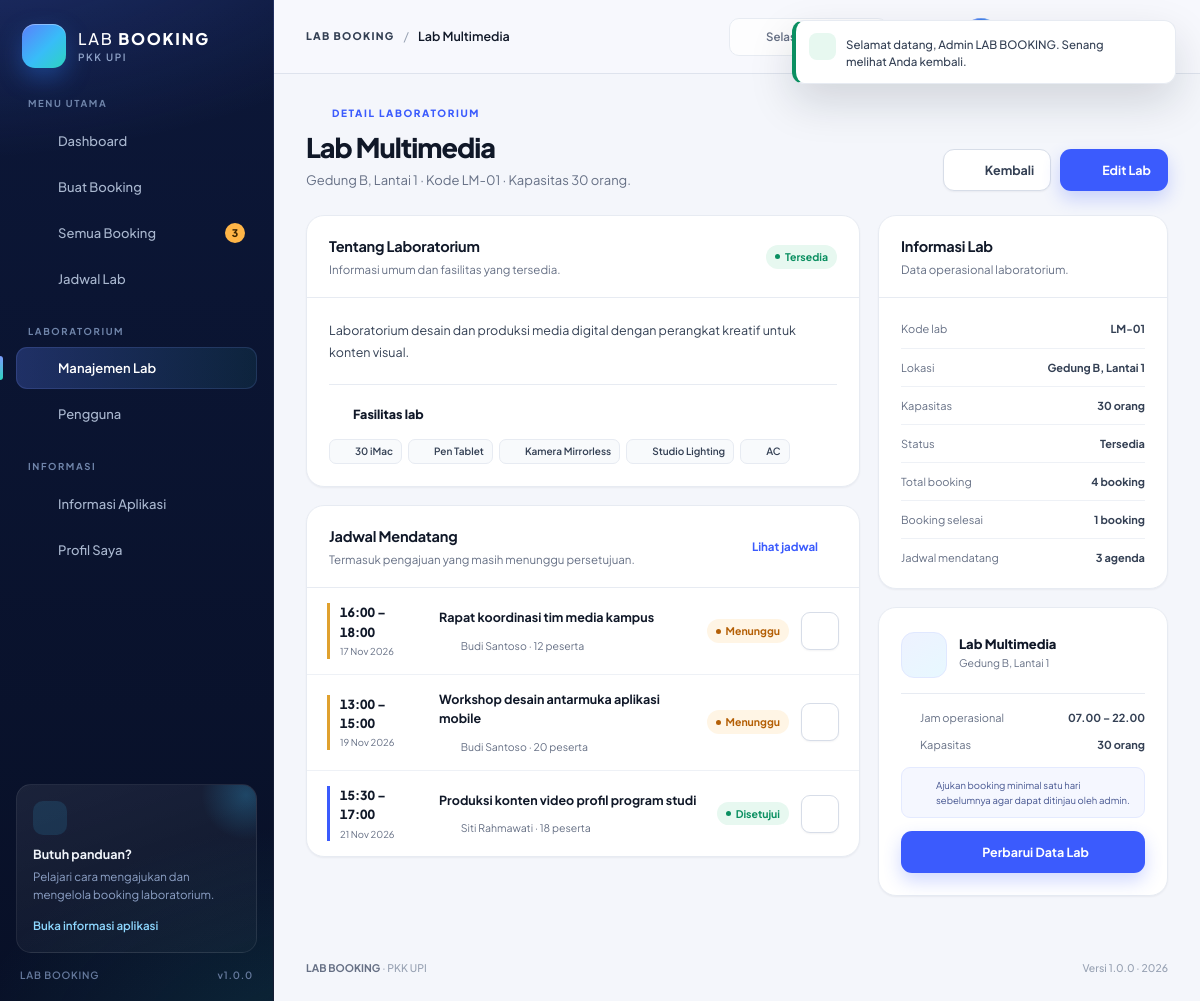
The app's page /labs/view.php?id=3 (signed in) with its own data.
### tables this page shows
CREATE TABLE `labs` (
    `id`          INT UNSIGNED NOT NULL AUTO_INCREMENT,
    `name`        VARCHAR(120) NOT NULL,
    `code`        VARCHAR(20) NOT NULL,
    `description` TEXT DEFAULT NULL,
    `location`    VARCHAR(150) NOT NULL,
    `capacity`    SMALLINT UNSIGNED NOT NULL DEFAULT 1,
    `facilities`  TEXT DEFAULT NULL,
    `status`      ENUM('active', 'inactive') NOT NULL DEFAULT 'active',
    `created_at`  DATETIME NOT NULL DEFAULT CURRENT_TIMESTAMP,
    `updated_at`  DATETIME NOT NULL DEFAULT CURRENT_TIMESTAMP ON UPDATE CURRENT_TIMESTAMP,
    PRIMARY KEY (`id`),
    UNIQUE KEY `uq_labs_code` (`code`),
    KEY `idx_labs_status` (`status`)
);

CREATE TABLE `bookings` (
    `id`           INT UNSIGNED NOT NULL AUTO_INCREMENT,
    `booking_code` VARCHAR(24) NOT NULL,
    `user_id`      INT UNSIGNED NOT NULL,
    `lab_id`       INT UNSIGNED NOT NULL,
    `booking_date` DATE NOT NULL,
    `start_time`   TIME NOT NULL,
    `end_time`     TIME NOT NULL,
    `purpose`      VARCHAR(255) NOT NULL,
    `participants` SMALLINT UNSIGNED NOT NULL DEFAULT 1,
    `status`       ENUM('pending', 'approved', 'rejected', 'cancelled', 'completed') NOT NULL DEFAULT 'pending',
    `admin_note`   TEXT DEFAULT NULL,
    `reviewed_by`  INT UNSIGNED DEFAULT NULL,
    `reviewed_at`  DATETIME DEFAULT NULL,
    `created_at`   DATETIME NOT NULL DEFAULT CURRENT_TIMESTAMP,
    `updated_at`   DATETIME NOT NULL DEFAULT CURRENT_TIMESTAMP ON UPDATE CURRENT_TIMESTAMP,
    PRIMARY KEY (`id`),
    UNIQUE KEY `uq_bookings_code` (`booking_code`),
    KEY `idx_bookings_lab_date` (`lab_id`, `booking_date`, `start_time`, `end_time`),
    KEY `idx_bookings_user` (`user_id`),
    KEY `idx_bookings_status` (`status`),
    KEY `idx_bookings_date` (`booking_date`),
    CONSTRAINT `fk_bookings_user`
        FOREIGN KEY (`user_id`) REFERENCES `users` (`id`)
        ON UPDATE CASCADE ON DELETE RESTRICT,
    CONSTRAINT `fk_bookings_lab`
        FOREIGN KEY (`lab_id`) REFERENCES `labs` (`id`)
        ON UPDATE CASCADE ON DELETE RESTRICT,
    CONSTRAINT `fk_bookings_reviewer`
        FOREIGN KEY (`reviewed_by`) REFERENCES `users` (`id`)
        ON UPDATE CASCADE ON DELETE SET NULL
);

CREATE TABLE `users` (
    `id`         INT UNSIGNED NOT NULL AUTO_INCREMENT,
    `name`       VARCHAR(100) NOT NULL,
    `email`      VARCHAR(150) NOT NULL,
    `password`   VARCHAR(255) NOT NULL,
    `role`       ENUM('admin', 'user') NOT NULL DEFAULT 'user',
    `phone`      VARCHAR(30) DEFAULT NULL,
    `department` VARCHAR(120) DEFAULT NULL,
    `status`     ENUM('active', 'inactive') NOT NULL DEFAULT 'active',
    `created_at` DATETIME NOT NULL DEFAULT CURRENT_TIMESTAMP,
    `updated_at` DATETIME NOT NULL DEFAULT CURRENT_TIMESTAMP ON UPDATE CURRENT_TIMESTAMP,
    PRIMARY KEY (`id`),
    UNIQUE KEY `uq_users_email` (`email`),
    KEY `idx_users_role` (`role`),
    KEY `idx_users_status` (`status`)
);

### labs/view.php (the view, shortened to what the rows shown need)
<?php
require_once __DIR__ . '/../includes/functions.php';
require_login();
$user = current_user();
$isAdmin = $user['role'] === 'admin';
$labId = (int) get('id');
$lab = q('SELECT * FROM labs WHERE id = ? LIMIT 1', [$labId])->fetch();
$allowedStatuses = $isAdmin ? ['pending', 'approved'] : ['approved'];
$statusPlaceholders = implode(',', array_fill(0, count($allowedStatuses), '?'));
$upcoming = q(
    "SELECT b.*, u.name AS user_name
     FROM bookings b
     JOIN users u ON u.id = b.user_id
     WHERE b.lab_id = ?
       AND b.booking_date >= CURDATE()
       AND b.status IN ($statusPlaceholders)
     ORDER BY b.booking_date ASC, b.start_time ASC
     LIMIT 8",
    array_merge([$labId], $allowedStatuses)
)->fetchAll();
$facilities = facility_list($lab['facilities']);
require __DIR__ . '/../includes/header.php';
?>
<div class="page-head">
    <div class="page-head-text">
        <span class="page-eyebrow"><?= icon('flask') ?>Detail Laboratorium</span>
        <h1 class="page-title"><?= e($lab['name']) ?></h1>
        <p class="page-subtitle"><?= e($lab['location']) ?> · Kode <?= e($lab['code']) ?> · Kapasitas <?= (int) $lab['capacity'] ?> orang.</p>
    </div>
</div>
<div class="detail-grid">
    <div class="dash-stack">
        <section class="card">
            <div class="card-header">
                <div class="card-heading">
                    <h2 class="card-title">Tentang Laboratorium</h2>
                </div>
            </div>
            <div class="card-body">
                <p class="prose-block"><?= e($lab['description'] ?: 'Belum ada deskripsi untuk laboratorium ini.') ?></p>
                <div class="form-section" style="margin-top:20px">
                    <div class="form-section-title"><?= icon('layers') ?>Fasilitas lab</div>
                    <?php if ($facilities !== []): ?>
                        <div class="chip-row">
                            <?php foreach ($facilities as $facility): ?>
                                <span class="chip"><?= icon('check') ?><?= e($facility) ?></span>
                            <?php endforeach; ?>
                        </div>
                    <?php else: ?>
                        <p class="field-hint">Fasilitas laboratorium belum dicatat.</p>
                    <?php endif; ?>
                </div>
            </div>
        </section>
        <section class="card">
            <div class="card-header">
                <div class="card-heading">
                    <h2 class="card-title">Jadwal Mendatang</h2>
                </div>
            </div>
            <?php if ($upcoming === []): ?>
                <div class="empty-state" style="padding:36px 22px">
                    <div class="empty-icon"><?= icon('calendar') ?></div>
                    <h3>Belum ada jadwal mendatang</h3>
                    <p>Laboratorium ini masih tersedia untuk diajukan pada tanggal yang Anda inginkan.</p>
                    <?php if ($lab['status'] === 'active' && !$isAdmin): ?>
                        <a class="btn btn-primary btn-sm" href="<?= e(url('bookings/create.php?lab_id=' . (int) $lab['id'])) ?>"><?= icon('plus') ?>Ajukan booking</a>
                    <?php endif; ?>
                </div>
            <?php else: ?>
                <div class="schedule-list">
                    <?php foreach ($upcoming as $booking): ?>
                        <div class="schedule-row">
                            <div class="schedule-row-time<?= $booking['status'] === 'pending' ? ' is-pending' : '' ?>">
                                <strong><?= e(format_time_range($booking['start_time'], $booking['end_time'])) ?></strong>
                                <span><?= e(format_date($booking['booking_date'])) ?></span>
                            </div>
                            <div class="schedule-row-main">
                                <strong><?= e($booking['purpose']) ?></strong>
                                <p><?= icon('user') ?> <?= e($booking['user_name']) ?> · <?= (int) $booking['participants'] ?> peserta</p>
                            </div>
                            <div class="schedule-row-meta">
                                <?= booking_status_badge($booking['status']) ?>
                                <?php if ($isAdmin): ?>
                                    <a class="btn btn-icon btn-sm btn-secondary" href="<?= e(url('bookings/view.php?id=' . (int) $booking['id'])) ?>" title="Lihat booking" aria-label="Lihat booking">
                                        <?= icon('arrow-up-right') ?>
                                    </a>
                                <?php endif; ?>
                            </div>
                        </div>
                    <?php endforeach; ?>
                </div>
            <?php endif; ?>
        </section>
    </div>
    <div class="dash-stack">
        <section class="card">
            <div class="card-header">
                <div class="card-heading">
                    <h2 class="card-title">Informasi Lab</h2>
                </div>
            </div>
            <div class="card-body">
                <div class="info-table">
                    <div class="info-row">
                        <span>Kode lab</span>
                        <strong><?= e($lab['code']) ?></strong>
                    </div>
                    <div class="info-row">
                        <span>Lokasi</span>
                        <strong><?= e($lab['location']) ?></strong>
                    </div>
                    <div class="info-row">
                        <span>Kapasitas</span>
                        <strong><?= (int) $lab['capacity'] ?> orang</strong>
                    </div>
                </div>
            </div>
        </section>
        <section class="card">
            <div class="card-body">
                <div class="summary-lab">
                    <div>
                        <strong><?= e($lab['name']) ?></strong>
                        <span><?= e($lab['location']) ?></span>
                    </div>
                </div>
                <?php if ($lab['status'] === 'active'): ?>
                    <div class="summary-list">
                        <div class="summary-row">
                            <span><?= icon('clock') ?>Jam operasional</span>
                            <strong>07.00 – 22.00</strong>
                        </div>
                        <div class="summary-row">
                            <span><?= icon('users') ?>Kapasitas</span>
                            <strong><?= (int) $lab['capacity'] ?> orang</strong>
                        </div>
                    </div>
                    <div class="booking-note" style="margin-bottom:13px">
                        <?= icon('info') ?>
                        <span>Ajukan booking minimal satu hari sebelumnya agar dapat ditinjau oleh admin.</span>
                    </div>
                    <?php if ($isAdmin): ?>
                        <a class="btn btn-primary btn-block" href="<?= e(url('labs/edit.php?id=' . (int) $lab['id'])) ?>"><?= icon('edit') ?>Perbarui Data Lab</a>
                    <?php else: ?>
                        <a class="btn btn-primary btn-block" href="<?= e(url('bookings/create.php?lab_id=' . (int) $lab['id'])) ?>"><?= icon('calendar-check') ?>Ajukan Booking</a>
                    <?php endif; ?>
                <?php endif; ?>
            </div>
        </section>
    </div>
</div>
<?php require __DIR__ . '/../includes/footer.php'; ?>

### includes/icons.php (shortened to what the rows shown need)
<?php
function icon(string $name, string $class = ''): string
{
    if (!isset($paths[$name])) {
        $name = 'info';
    }
    $classAttribute = $class !== '' ? ' class="' . htmlspecialchars($class, ENT_QUOTES, 'UTF-8') . '"' : '';
    return '<svg' . $classAttribute . ' viewBox="0 0 24 24" fill="none" stroke="currentColor" '
        . 'stroke-width="1.8" stroke-linecap="round" stroke-linejoin="round" aria-hidden="true" focusable="false">'
        . $paths[$name] . '</svg>';
}

### includes/functions.php (shortened to what the rows shown need)
<?php
require_once __DIR__ . '/../config/database.php';
require_once __DIR__ . '/icons.php';
function e(mixed $value): string
{
    return htmlspecialchars((string) $value, ENT_QUOTES | ENT_SUBSTITUTE, 'UTF-8');
}
function url(string $path = ''): string
{
    return BASE_URL . '/' . ltrim($path, '/');
}
function get(string $key, string $default = ''): string
{
    $value = $_GET[$key] ?? $default;
    return is_scalar($value) ? trim((string) $value) : $default;
}
function current_user(): ?array
{
    static $resolved = false;
    static $user = null;
    if ($resolved) {
        return $user;
    }
    $resolved = true;
    $userId = (int) ($_SESSION['user_id'] ?? 0);
    $statement = db()->prepare('SELECT * FROM users WHERE id = ? LIMIT 1');
    $statement->execute([$userId]);
    $found = $statement->fetch();
    return $user = $found;
}
function is_logged_in(): bool
{
    return current_user() !== null;
}
function require_login(): void
{
    if (!is_logged_in()) {
        flash('warning', 'Silakan masuk terlebih dahulu untuk mengakses halaman tersebut.');
        redirect('login.php');
    }
}
function q(string $sql, array $parameters = []): PDOStatement
{
    $statement = db()->prepare($sql);
    $statement->execute($parameters);
    return $statement;
}
function booking_statuses(): array
{
    return [
        'pending'   => ['label' => 'Menunggu', 'class' => 'warning'],
        'approved'  => ['label' => 'Disetujui', 'class' => 'success'],
        'rejected'  => ['label' => 'Ditolak', 'class' => 'danger'],
        'cancelled' => ['label' => 'Dibatalkan', 'class' => 'neutral'],
        'completed' => ['label' => 'Selesai', 'class' => 'info'],
    ];
}
function booking_status_badge(string $status, bool $dot = true): string
{
    $meta = booking_statuses()[$status] ?? ['label' => ucfirst($status), 'class' => 'neutral'];
    $dotHtml = $dot ? '<span class="badge-dot"></span>' : '';
    return '<span class="badge badge-' . e($meta['class']) . '">' . $dotHtml . e($meta['label']) . '</span>';
}
function facility_list(?string $facilities): array
{
    $items = preg_split('/\r\n|\r|\n|,/', $facilities) ?: [];
    return array_values(array_filter(array_map('trim', $items), static fn ($item) => $item !== ''));
}
function format_date(?string $date, string $style = 'short', bool $withDay = false): string
{
    $timestamp = strtotime($date);
    $months = [
        1  => 'Januari', 2  => 'Februari', 3 => 'Maret', 4 => 'April',
        5  => 'Mei', 6 => 'Juni', 7 => 'Juli', 8 => 'Agustus',
        9  => 'September', 10 => 'Oktober', 11 => 'November', 12 => 'Desember',
    ];
    $monthsShort = [
        1 => 'Jan', 2 => 'Feb', 3 => 'Mar', 4 => 'Apr', 5 => 'Mei', 6 => 'Jun',
        7 => 'Jul', 8 => 'Agu', 9 => 'Sep', 10 => 'Okt', 11 => 'Nov', 12 => 'Des',
    ];
    $days = ['Minggu', 'Senin', 'Selasa', 'Rabu', 'Kamis', 'Jumat', 'Sabtu'];
    $monthName = $style === 'long'
        ? $months[(int) date('n', $timestamp)]
        : $monthsShort[(int) date('n', $timestamp)];
    $formatted = date('j', $timestamp) . ' ' . $monthName . ' ' . date('Y', $timestamp);
    if ($withDay) {
        $formatted = $days[(int) date('w', $timestamp)] . ', ' . $formatted;
    }
    return $formatted;
}
function format_time(?string $time): string
{
    return substr($time, 0, 5);
}
function format_time_range(?string $start, ?string $end): string
{
    return format_time($start) . ' – ' . format_time($end);
}

### records on screen
labs: name "Lab Multimedia", location "Gedung B, Lantai 1", code "LM-01", capacity "30", description "Laboratorium desain dan produksi media digital dengan perangkat kreatif untuk konten visual.", facilities "30 iMac", facilities "Pen Tablet", facilities "Kamera Mirrorless", facilities "Studio Lighting", facilities "AC"
bookings: start_time+end_time "16:00 – 18:00", booking_date "17 Nov 2026", purpose "Rapat koordinasi tim media kampus", user.name "Budi Santoso", participants "12", status "Menunggu"
bookings: start_time+end_time "13:00 – 15:00", booking_date "19 Nov 2026", purpose "Workshop desain antarmuka aplikasi mobile", user.name "Budi Santoso", participants "20", status "Menunggu"
bookings: start_time+end_time "15:30 – 17:00", booking_date "21 Nov 2026", purpose "Produksi konten video profil program studi", user.name "Siti Rahmawati", participants "18", status "Disetujui"

### other values on screen
APP_ORGANIZATION "PKK UPI"
$pendingApprovals "3"
APP_VERSION "1.0.0"
$pageTitle "Lab Multimedia"
$flash['message'] "Selamat datang, Admin LAB BOOKING. Senang melihat Anda kembali."
$totalBookings "4"
$completedBookings "1"
count($upcoming) "3"
APP_YEAR "2026"
